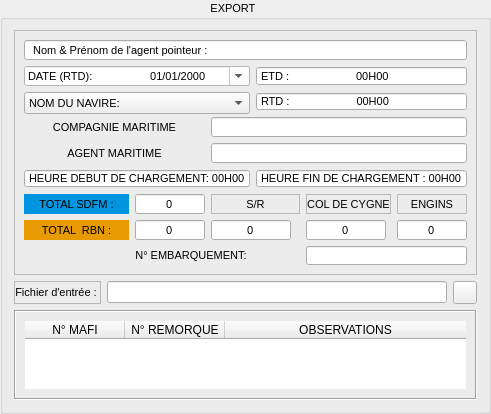
            <widget class="QGroupBox" name="groupBox_3">
             <property name="minimumSize">
              <size>
               <width>460</width>
               <height>0</height>
              </size>
             </property>
             <property name="font">
              <font>
               <family>MS Shell Dlg 2</family>
               <pointsize>8</pointsize>
              </font>
             </property>
             <property name="title">
              <string>                            EXPORT                                    </string>
             </property>
             <property name="alignment">
              <set>Qt::AlignCenter</set>
             </property>
             <property name="flat">
              <bool>false</bool>
             </property>
             <property name="checkable">
              <bool>false</bool>
             </property>
             <layout class="QGridLayout" name="gridLayout_6">
              <item row="0" column="0" colspan="3">
               <widget class="QFrame" name="frame_2">
                <property name="maximumSize">
                 <size>
                  <width>16777215</width>
                  <height>245</height>
                 </size>
                </property>
                <property name="font">
                 <font>
                  <family>MS Shell Dlg 2</family>
                  <pointsize>8</pointsize>
                 </font>
                </property>
                <property name="frameShape">
                 <enum>QFrame::StyledPanel</enum>
                </property>
                <property name="frameShadow">
                 <enum>QFrame::Sunken</enum>
                </property>
                <layout class="QGridLayout" name="gridLayout_2">
                 <item row="1" column="3" colspan="3">
                  <widget class="QTimeEdit" name="timeEdit_8">
                   <property name="alignment">
                    <set>Qt::AlignLeading|Qt::AlignLeft|Qt::AlignVCenter</set>
                   </property>
                   <property name="buttonSymbols">
                    <enum>QAbstractSpinBox::NoButtons</enum>
                   </property>
                   <property name="accelerated">
                    <bool>false</bool>
                   </property>
                   <property name="correctionMode">
                    <enum>QAbstractSpinBox::CorrectToNearestValue</enum>
                   </property>
                   <property name="showGroupSeparator" stdset="0">
                    <bool>false</bool>
                   </property>
                   <property name="currentSection">
                    <enum>QDateTimeEdit::NoSection</enum>
                   </property>
                   <property name="displayFormat">
                    <string>'ETD :'                      HH'H'mm</string>
                   </property>
                   <property name="calendarPopup">
                    <bool>false</bool>
                   </property>
                  </widget>
                 </item>
                 <item row="2" column="3" colspan="3">
                  <widget class="QTimeEdit" name="timeEdit_11">
                   <property name="alignment">
                    <set>Qt::AlignLeading|Qt::AlignLeft|Qt::AlignVCenter</set>
                   </property>
                   <property name="buttonSymbols">
                    <enum>QAbstractSpinBox::NoButtons</enum>
                   </property>
                   <property name="accelerated">
                    <bool>false</bool>
                   </property>
                   <property name="correctionMode">
                    <enum>QAbstractSpinBox::CorrectToNearestValue</enum>
                   </property>
                   <property name="showGroupSeparator" stdset="0">
                    <bool>false</bool>
                   </property>
                   <property name="currentSection">
                    <enum>QDateTimeEdit::NoSection</enum>
                   </property>
                   <property name="displayFormat">
                    <string>'RTD :'                      HH'H'mm</string>
                   </property>
                   <property name="calendarPopup">
                    <bool>false</bool>
                   </property>
                  </widget>
                 </item>
                 <item row="5" column="3" colspan="3">
                  <widget class="QTimeEdit" name="timeEdit_10">
                   <property name="alignment">
                    <set>Qt::AlignLeading|Qt::AlignLeft|Qt::AlignVCenter</set>
                   </property>
                   <property name="buttonSymbols">
                    <enum>QAbstractSpinBox::NoButtons</enum>
                   </property>
                   <property name="accelerated">
                    <bool>false</bool>
                   </property>
                   <property name="correctionMode">
                    <enum>QAbstractSpinBox::CorrectToNearestValue</enum>
                   </property>
                   <property name="showGroupSeparator" stdset="0">
                    <bool>false</bool>
                   </property>
                   <property name="currentSection">
                    <enum>QDateTimeEdit::NoSection</enum>
                   </property>
                   <property name="displayFormat">
                    <string>'HEURE FIN DE CHARGEMENT :' HH'H'mm</string>
                   </property>
                   <property name="calendarPopup">
                    <bool>false</bool>
                   </property>
                  </widget>
                 </item>
                 <item row="6" column="0">
                  <widget class="QLabel" name="label_16">
                   <property name="styleSheet">
                    <string notr="true">background-color: rgb(0, 149, 223);</string>
                   </property>
                   <property name="text">
                    <string>TOTAL SDFM :</string>
                   </property>
                   <property name="alignment">
                    <set>Qt::AlignCenter</set>
                   </property>
                  </widget>
                 </item>
                 <item row="6" column="1">
                  <widget class="QLineEdit" name="lineEdit_12">
                   <property name="minimumSize">
                    <size>
                     <width>70</width>
                     <height>0</height>
                    </size>
                   </property>
                   <property name="maximumSize">
                    <size>
                     <width>70</width>
                     <height>16777215</height>
                    </size>
                   </property>
                   <property name="text">
                    <string>0</string>
                   </property>
                   <property name="alignment">
                    <set>Qt::AlignCenter</set>
                   </property>
                   <property name="readOnly">
                    <bool>false</bool>
                   </property>
                  </widget>
                 </item>
                 <item row="6" column="4">
                  <widget class="QLabel" name="label_13">
                   <property name="frameShape">
                    <enum>QFrame::StyledPanel</enum>
                   </property>
                   <property name="text">
                    <string>COL DE CYGNE</string>
                   </property>
                   <property name="alignment">
                    <set>Qt::AlignCenter</set>
                   </property>
                  </widget>
                 </item>
                 <item row="6" column="5">
                  <widget class="QLabel" name="label_15">
                   <property name="frameShape">
                    <enum>QFrame::StyledPanel</enum>
                   </property>
                   <property name="text">
                    <string>ENGINS</string>
                   </property>
                   <property name="alignment">
                    <set>Qt::AlignCenter</set>
                   </property>
                  </widget>
                 </item>
                 <item row="7" column="0">
                  <widget class="QLabel" name="label_21">
                   <property name="styleSheet">
                    <string notr="true">background-color: rgb(232, 155, 0);</string>
                   </property>
                   <property name="text">
                    <string>TOTAL  RBN :</string>
                   </property>
                   <property name="alignment">
                    <set>Qt::AlignCenter</set>
                   </property>
                  </widget>
                 </item>
                 <item row="7" column="1">
                  <widget class="QLineEdit" name="lineEdit_13">
                   <property name="minimumSize">
                    <size>
                     <width>70</width>
                     <height>0</height>
                    </size>
                   </property>
                   <property name="maximumSize">
                    <size>
                     <width>70</width>
                     <height>16777215</height>
                    </size>
                   </property>
                   <property name="text">
                    <string>0</string>
                   </property>
                   <property name="alignment">
                    <set>Qt::AlignCenter</set>
                   </property>
                   <property name="readOnly">
                    <bool>false</bool>
                   </property>
                  </widget>
                 </item>
                 <item row="7" column="2" colspan="2">
                  <widget class="QLineEdit" name="lineEdit_11">
                   <property name="minimumSize">
                    <size>
                     <width>80</width>
                     <height>0</height>
                    </size>
                   </property>
                   <property name="maximumSize">
                    <size>
                     <width>80</width>
                     <height>16777215</height>
                    </size>
                   </property>
                   <property name="text">
                    <string>0</string>
                   </property>
                   <property name="alignment">
                    <set>Qt::AlignCenter</set>
                   </property>
                   <property name="readOnly">
                    <bool>false</bool>
                   </property>
                  </widget>
                 </item>
                 <item row="7" column="4">
                  <widget class="QLineEdit" name="lineEdit_9">
                   <property name="minimumSize">
                    <size>
                     <width>80</width>
                     <height>0</height>
                    </size>
                   </property>
                   <property name="maximumSize">
                    <size>
                     <width>80</width>
                     <height>16777215</height>
                    </size>
                   </property>
                   <property name="text">
                    <string>0</string>
                   </property>
                   <property name="alignment">
                    <set>Qt::AlignCenter</set>
                   </property>
                   <property name="readOnly">
                    <bool>false</bool>
                   </property>
                  </widget>
                 </item>
                 <item row="7" column="5">
                  <widget class="QLineEdit" name="lineEdit_8">
                   <property name="minimumSize">
                    <size>
                     <width>70</width>
                     <height>0</height>
                    </size>
                   </property>
                   <property name="maximumSize">
                    <size>
                     <width>70</width>
                     <height>16777215</height>
                    </size>
                   </property>
                   <property name="text">
                    <string>0</string>
                   </property>
                   <property name="alignment">
                    <set>Qt::AlignCenter</set>
                   </property>
                   <property name="readOnly">
                    <bool>false</bool>
                   </property>
                  </widget>
                 </item>
                 <item row="8" column="0">
                  <spacer name="horizontalSpacer_2">
                   <property name="orientation">
                    <enum>Qt::Horizontal</enum>
                   </property>
                   <property name="sizeHint" stdset="0">
                    <size>
                     <width>66</width>
                     <height>20</height>
                    </size>
                   </property>
                  </spacer>
                 </item>
                 <item row="8" column="1" colspan="2">
                  <widget class="QLabel" name="label_3">
                   <property name="text">
                    <string>N° EMBARQUEMENT: </string>
                   </property>
                   <property name="alignment">
                    <set>Qt::AlignCenter</set>
                   </property>
                  </widget>
                 </item>
                 <item row="8" column="4" colspan="2">
                  <widget class="QLineEdit" name="lineEdit_17">
                   <property name="text">
                    <string/>
                   </property>
                  </widget>
                 </item>
                 <item row="0" column="0" colspan="6">
                  <widget class="QLineEdit" name="lineEdit_10">
                   <property name="font">
                    <font>
                     <family>MS Shell Dlg 2</family>
                     <pointsize>8</pointsize>
                    </font>
                   </property>
                   <property name="text">
                    <string>  Nom &amp; Prénom de l'agent pointeur :  </string>
                   </property>
                   <property name="alignment">
                    <set>Qt::AlignLeading|Qt::AlignLeft|Qt::AlignVCenter</set>
                   </property>
                  </widget>
                 </item>
                 <item row="1" column="0" colspan="3">
                  <widget class="QDateEdit" name="dateEdit_3">
                   <property name="font">
                    <font>
                     <family>MS Shell Dlg 2</family>
                     <pointsize>8</pointsize>
                    </font>
                   </property>
                   <property name="styleSheet">
                    <string notr="true">background-color: rgb(255, 255, 255);
color: rgb(0, 0, 0);</string>
                   </property>
                   <property name="alignment">
                    <set>Qt::AlignLeading|Qt::AlignLeft|Qt::AlignVCenter</set>
                   </property>
                   <property name="displayFormat">
                    <string>'DATE (RTD): '                  dd/MM/yyyy</string>
                   </property>
                   <property name="calendarPopup">
                    <bool>true</bool>
                   </property>
                  </widget>
                 </item>
                 <item row="2" column="0" colspan="3">
                  <widget class="QComboBox" name="comboBox_2">
                   <property name="minimumSize">
                    <size>
                     <width>0</width>
                     <height>22</height>
                    </size>
                   </property>
                   <property name="font">
                    <font>
                     <family>MS Shell Dlg 2</family>
                     <pointsize>8</pointsize>
                    </font>
                   </property>
                   <property name="maxVisibleItems">
                    <number>22</number>
                   </property>
                   <property name="insertPolicy">
                    <enum>QComboBox::InsertAfterCurrent</enum>
                   </property>
                   <item>
                    <property name="text">
                     <string>NOM DU NAVIRE:</string>
                    </property>
                    <property name="icon">
                     <iconset>
                      <normaloff>../img/navire.png</normaloff>../img/navire.png</iconset>
                    </property>
                   </item>
                  </widget>
                 </item>
                 <item row="6" column="2" colspan="2">
                  <widget class="QLabel" name="label_14">
                   <property name="frameShape">
                    <enum>QFrame::StyledPanel</enum>
                   </property>
                   <property name="text">
                    <string>S/R</string>
                   </property>
                   <property name="alignment">
                    <set>Qt::AlignCenter</set>
                   </property>
                  </widget>
                 </item>
                 <item row="5" column="0" colspan="3">
                  <widget class="QTimeEdit" name="timeEdit_9">
                   <property name="alignment">
                    <set>Qt::AlignLeading|Qt::AlignLeft|Qt::AlignVCenter</set>
                   </property>
                   <property name="buttonSymbols">
                    <enum>QAbstractSpinBox::NoButtons</enum>
                   </property>
                   <property name="accelerated">
                    <bool>false</bool>
                   </property>
                   <property name="correctionMode">
                    <enum>QAbstractSpinBox::CorrectToNearestValue</enum>
                   </property>
                   <property name="showGroupSeparator" stdset="0">
                    <bool>false</bool>
                   </property>
                   <property name="currentSection">
                    <enum>QDateTimeEdit::NoSection</enum>
                   </property>
                   <property name="displayFormat">
                    <string>'HEURE DEBUT DE CHARGEMENT: 'HH'H'mm</string>
                   </property>
                   <property name="calendarPopup">
                    <bool>false</bool>
                   </property>
                  </widget>
                 </item>
                 <item row="4" column="2" colspan="4">
                  <widget class="QLineEdit" name="lineEdit_20">
                   <property name="alignment">
                    <set>Qt::AlignCenter</set>
                   </property>
                  </widget>
                 </item>
                 <item row="3" column="2" colspan="4">
                  <widget class="QLineEdit" name="lineEdit_21">
                   <property name="alignment">
                    <set>Qt::AlignCenter</set>
                   </property>
                  </widget>
                 </item>
                 <item row="3" column="0" colspan="2">
                  <widget class="QLabel" name="label_12">
                   <property name="text">
                    <string>COMPAGNIE MARITIME</string>
                   </property>
                   <property name="alignment">
                    <set>Qt::AlignCenter</set>
                   </property>
                  </widget>
                 </item>
                 <item row="4" column="0" colspan="2">
                  <widget class="QLabel" name="label_6">
                   <property name="text">
                    <string>AGENT MARITIME</string>
                   </property>
                   <property name="alignment">
                    <set>Qt::AlignCenter</set>
                   </property>
                  </widget>
                 </item>
                </layout>
               </widget>
              </item>
              <item row="1" column="0">
               <widget class="QLabel" name="label_22">
                <property name="font">
                 <font>
                  <family>MS Shell Dlg 2</family>
                  <pointsize>8</pointsize>
                 </font>
                </property>
                <property name="frameShape">
                 <enum>QFrame::StyledPanel</enum>
                </property>
                <property name="frameShadow">
                 <enum>QFrame::Raised</enum>
                </property>
                <property name="text">
                 <string>Fichier d'entrée : </string>
                </property>
                <property name="alignment">
                 <set>Qt::AlignCenter</set>
                </property>
               </widget>
              </item>
              <item row="1" column="1">
               <widget class="QLineEdit" name="lineEdit_14">
                <property name="alignment">
                 <set>Qt::AlignCenter</set>
                </property>
                <property name="readOnly">
                 <bool>true</bool>
                </property>
               </widget>
              </item>
              <item row="1" column="2">
               <widget class="QToolButton" name="toolButton_2">
                <property name="text">
                 <string/>
                </property>
                <property name="icon">
                 <iconset>
                  <normaloff>../img/exceller.png</normaloff>../img/exceller.png</iconset>
                </property>
               </widget>
              </item>
              <item row="2" column="0" colspan="3">
               <widget class="QFrame" name="frame_7">
                <property name="font">
                 <font>
                  <family>MS Shell Dlg 2</family>
                  <pointsize>7</pointsize>
                 </font>
                </property>
                <property name="styleSheet">
                 <string notr="true"/>
                </property>
                <property name="frameShape">
                 <enum>QFrame::Box</enum>
                </property>
                <property name="frameShadow">
                 <enum>QFrame::Sunken</enum>
                </property>
                <layout class="QGridLayout" name="gridLayout_4">
                 <item row="0" column="0">
                  <widget class="QTableWidget" name="tableWidget_2">
                   <property name="font">
                    <font>
                     <family>Segoe UI</family>
                     <pointsize>9</pointsize>
                     <weight>50</weight>
                     <bold>false</bold>
                    </font>
                   </property>
                   <property name="toolTip">
                    <string/>
                   </property>
                   <property name="layoutDirection">
                    <enum>Qt::LeftToRight</enum>
                   </property>
                   <property name="styleSheet">
                    <string notr="true">border-top-color: rgb(156, 154, 161);
border-right-color: rgb(255, 255, 127);
gridline-color: rgb(141, 141, 141);
selection-background-color: rgb(225, 0, 0);
alternate-background-color: rgb(255,248,220);</string>
                   </property>
                   <property name="locale">
                    <locale language="French" country="Morocco"/>
                   </property>
                   <property name="frameShape">
                    <enum>QFrame::NoFrame</enum>
                   </property>
                   <property name="frameShadow">
                    <enum>QFrame::Plain</enum>
                   </property>
                   <property name="lineWidth">
                    <number>0</number>
                   </property>
                   <property name="midLineWidth">
                    <number>0</number>
                   </property>
                   <property name="horizontalScrollBarPolicy">
                    <enum>Qt::ScrollBarAlwaysOff</enum>
                   </property>
                   <property name="sizeAdjustPolicy">
                    <enum>QAbstractScrollArea::AdjustToContentsOnFirstShow</enum>
                   </property>
                   <property name="dragEnabled">
                    <bool>false</bool>
                   </property>
                   <property name="defaultDropAction">
                    <enum>Qt::LinkAction</enum>
                   </property>
                   <property name="alternatingRowColors">
                    <bool>true</bool>
                   </property>
                   <property name="selectionMode">
                    <enum>QAbstractItemView::ExtendedSelection</enum>
                   </property>
                   <property name="gridStyle">
                    <enum>Qt::CustomDashLine</enum>
                   </property>
                   <property name="sortingEnabled">
                    <bool>true</bool>
                   </property>
                   <property name="rowCount">
                    <number>0</number>
                   </property>
                   <attribute name="horizontalHeaderShowSortIndicator" stdset="0">
                    <bool>true</bool>
                   </attribute>
                   <attribute name="horizontalHeaderStretchLastSection">
                    <bool>true</bool>
                   </attribute>
                   <attribute name="verticalHeaderCascadingSectionResizes">
                    <bool>false</bool>
                   </attribute>
                   <attribute name="verticalHeaderShowSortIndicator" stdset="0">
                    <bool>false</bool>
                   </attribute>
                   <attribute name="verticalHeaderStretchLastSection">
                    <bool>false</bool>
                   </attribute>
                   <column>
                    <property name="text">
                     <string>N° MAFI</string>
                    </property>
                    <property name="textAlignment">
                     <set>AlignCenter</set>
                    </property>
                   </column>
                   <column>
                    <property name="text">
                     <string>N° REMORQUE</string>
                    </property>
                   </column>
                   <column>
                    <property name="text">
                     <string>OBSERVATIONS</string>
                    </property>
                   </column>
                  </widget>
                 </item>
                </layout>
               </widget>
              </item>
             </layout>
            </widget>
